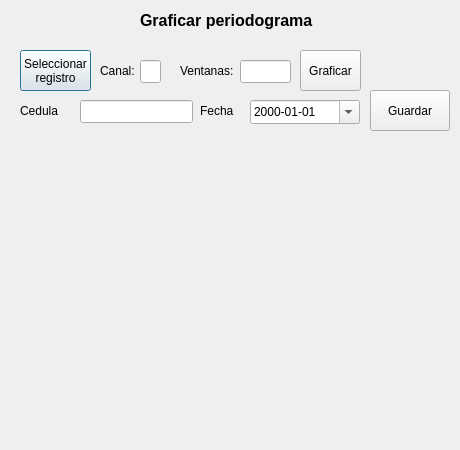
<?xml version="1.0" encoding="UTF-8"?>
<ui version="4.0">
 <class>Dialog</class>
 <widget class="QDialog" name="Dialog">
  <property name="geometry">
   <rect>
    <x>0</x>
    <y>0</y>
    <width>460</width>
    <height>450</height>
   </rect>
  </property>
  <property name="windowTitle">
   <string>Periodograma</string>
  </property>
  <widget class="QLabel" name="label">
   <property name="geometry">
    <rect>
     <x>140</x>
     <y>10</y>
     <width>211</width>
     <height>21</height>
    </rect>
   </property>
   <property name="font">
    <font>
     <pointsize>12</pointsize>
     <weight>75</weight>
     <bold>true</bold>
    </font>
   </property>
   <property name="text">
    <string>Graficar periodograma</string>
   </property>
  </widget>
  <widget class="QLabel" name="label_2">
   <property name="geometry">
    <rect>
     <x>100</x>
     <y>60</y>
     <width>51</width>
     <height>21</height>
    </rect>
   </property>
   <property name="text">
    <string>Canal:</string>
   </property>
  </widget>
  <widget class="QLabel" name="label_3">
   <property name="geometry">
    <rect>
     <x>20</x>
     <y>100</y>
     <width>59</width>
     <height>21</height>
    </rect>
   </property>
   <property name="text">
    <string>Cedula</string>
   </property>
  </widget>
  <widget class="QLineEdit" name="Cedula">
   <property name="geometry">
    <rect>
     <x>80</x>
     <y>100</y>
     <width>113</width>
     <height>23</height>
    </rect>
   </property>
  </widget>
  <widget class="QLineEdit" name="canal">
   <property name="geometry">
    <rect>
     <x>140</x>
     <y>60</y>
     <width>21</width>
     <height>23</height>
    </rect>
   </property>
  </widget>
  <widget class="QPushButton" name="cargarRegistro">
   <property name="geometry">
    <rect>
     <x>20</x>
     <y>50</y>
     <width>71</width>
     <height>41</height>
    </rect>
   </property>
   <property name="text">
    <string>Seleccionar
registro</string>
   </property>
  </widget>
  <widget class="QPushButton" name="graficar">
   <property name="geometry">
    <rect>
     <x>300</x>
     <y>50</y>
     <width>61</width>
     <height>41</height>
    </rect>
   </property>
   <property name="text">
    <string>Graficar</string>
   </property>
  </widget>
  <widget class="QWidget" name="gridLayoutWidget">
   <property name="geometry">
    <rect>
     <x>10</x>
     <y>160</y>
     <width>441</width>
     <height>281</height>
    </rect>
   </property>
   <layout class="QGridLayout" name="plano"/>
  </widget>
  <widget class="QLabel" name="label_4">
   <property name="geometry">
    <rect>
     <x>180</x>
     <y>60</y>
     <width>61</width>
     <height>21</height>
    </rect>
   </property>
   <property name="text">
    <string>Ventanas:</string>
   </property>
  </widget>
  <widget class="QLineEdit" name="ventanas">
   <property name="geometry">
    <rect>
     <x>240</x>
     <y>60</y>
     <width>51</width>
     <height>23</height>
    </rect>
   </property>
  </widget>
  <widget class="QDateEdit" name="fecha">
   <property name="geometry">
    <rect>
     <x>250</x>
     <y>100</y>
     <width>110</width>
     <height>24</height>
    </rect>
   </property>
   <property name="displayFormat">
    <string>yyyy-MM-dd</string>
   </property>
   <property name="calendarPopup">
    <bool>true</bool>
   </property>
  </widget>
  <widget class="QLabel" name="label_5">
   <property name="geometry">
    <rect>
     <x>200</x>
     <y>100</y>
     <width>41</width>
     <height>21</height>
    </rect>
   </property>
   <property name="text">
    <string>Fecha</string>
   </property>
  </widget>
  <widget class="QPushButton" name="guardar">
   <property name="geometry">
    <rect>
     <x>370</x>
     <y>90</y>
     <width>80</width>
     <height>41</height>
    </rect>
   </property>
   <property name="text">
    <string>Guardar</string>
   </property>
  </widget>
 </widget>
 <tabstops>
  <tabstop>cargarRegistro</tabstop>
  <tabstop>canal</tabstop>
  <tabstop>ventanas</tabstop>
  <tabstop>Cedula</tabstop>
  <tabstop>fecha</tabstop>
  <tabstop>graficar</tabstop>
  <tabstop>guardar</tabstop>
 </tabstops>
 <resources/>
 <connections/>
</ui>
